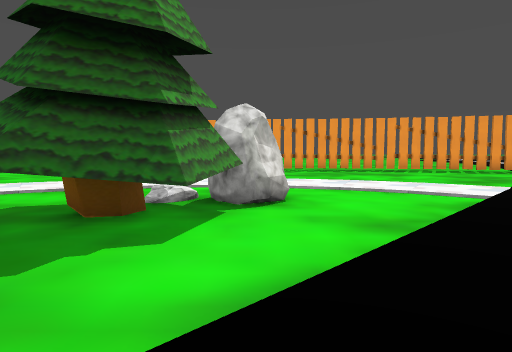
[1] (above)

24 first-person views from a walk through a level from a Godot 3-D game. The camera is 1.4 m above the floor, tilts 4° down and sees 75° across. The floor is counted in squares, 2 m on a side. Each view is taken from the middle of a square. On the plan, view 1 faces up. The plan holds only what a view shows up to about 10 squares ahead; the rest is blank. The place goes on beyond the plan. Characters and animated objects are left out.

[2]
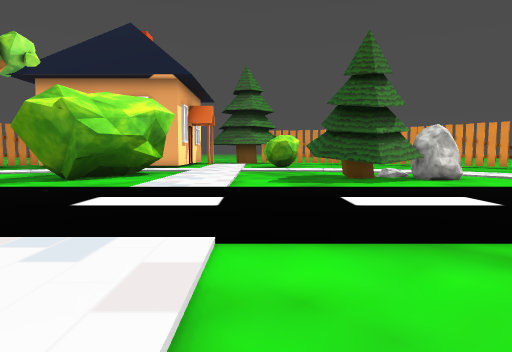

[3]
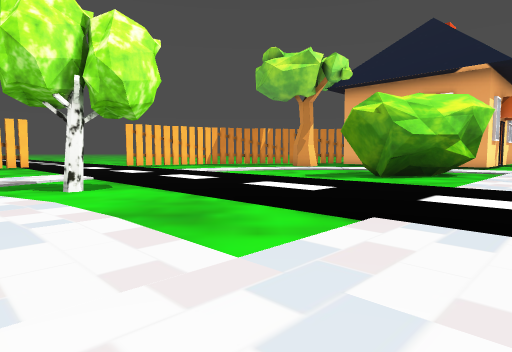

[4]
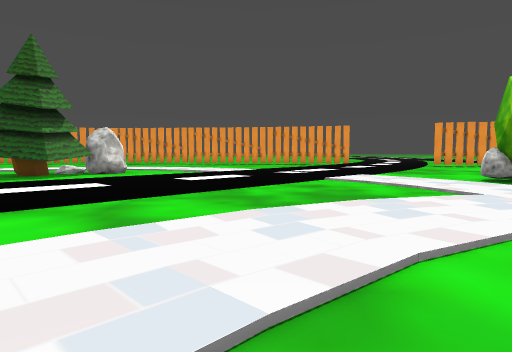

[5]
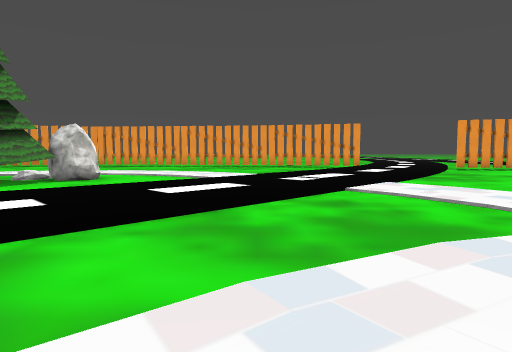

[6]
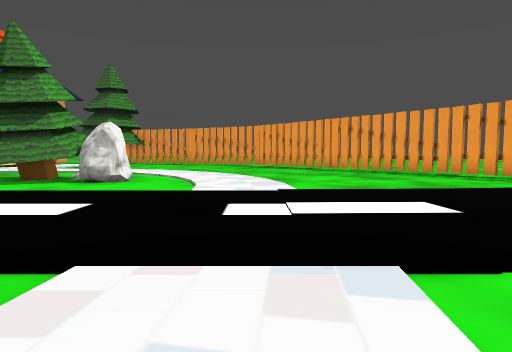

[7]
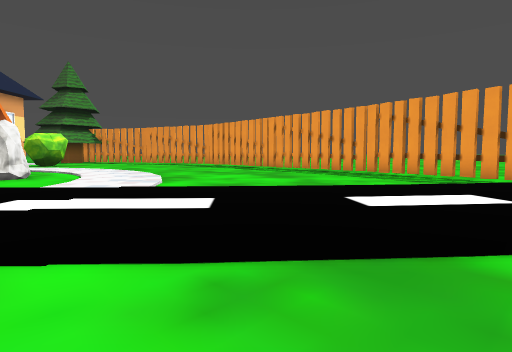

[8]
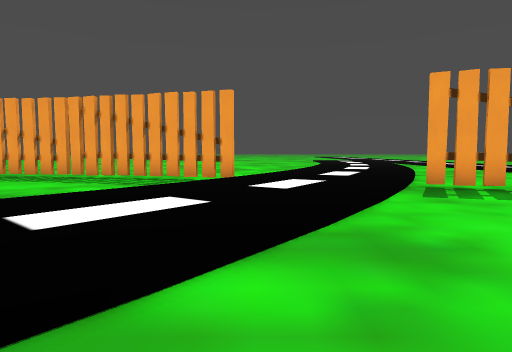

[9]
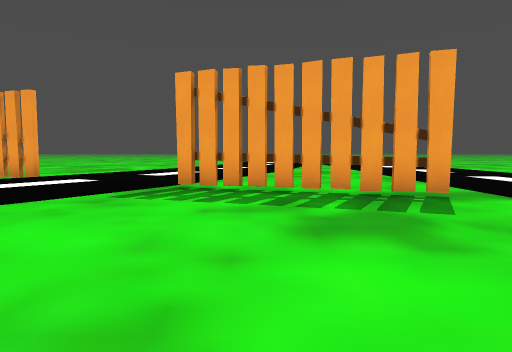

[10]
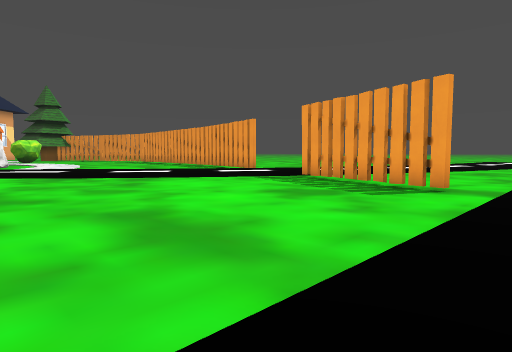

[11]
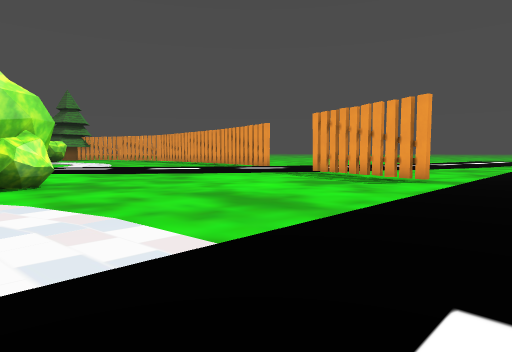

[12]
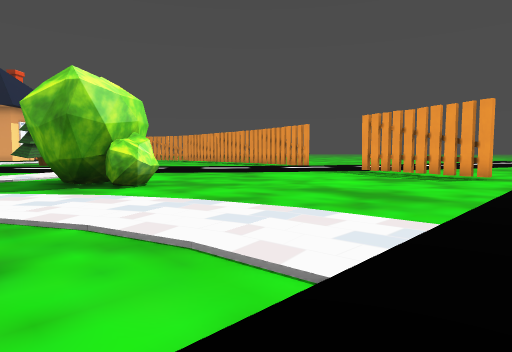

[13]
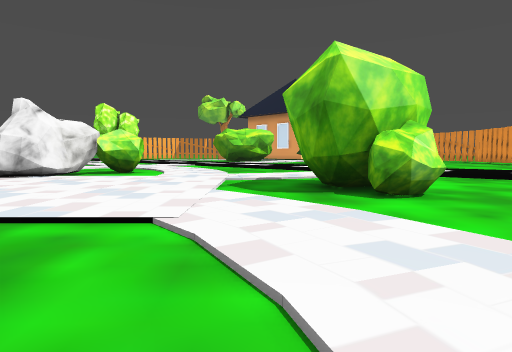

[14]
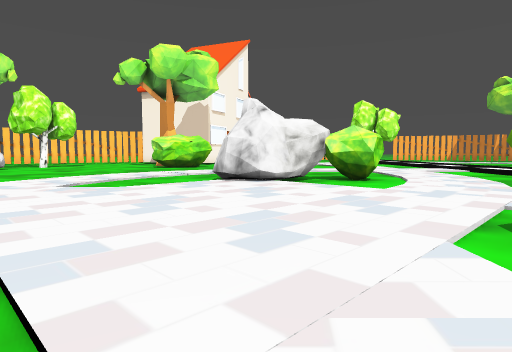

[15]
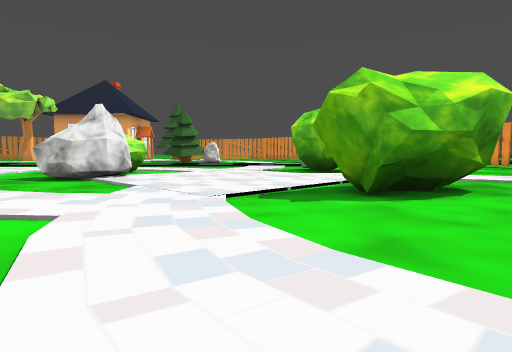

[16]
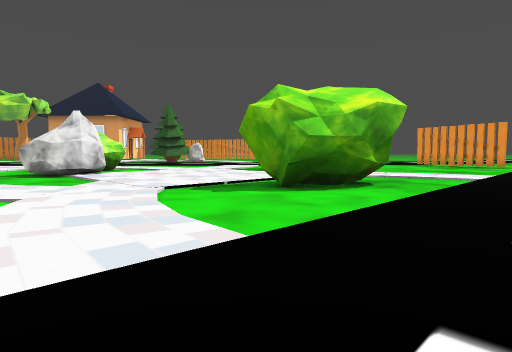

[17]
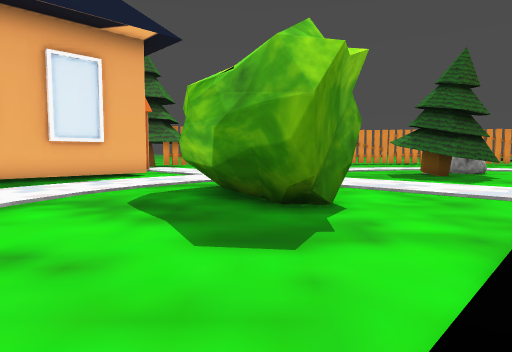

[18]
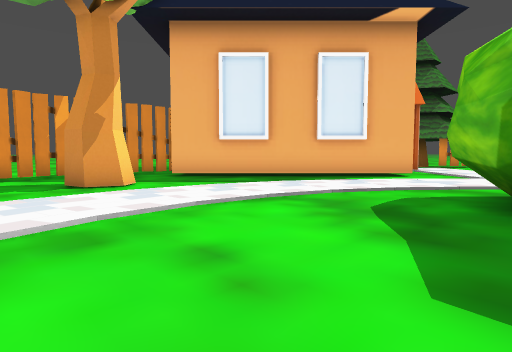

[19]
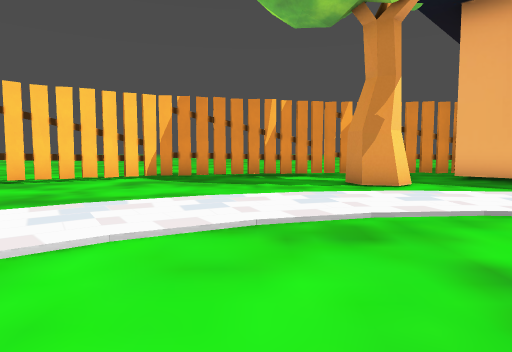

[20]
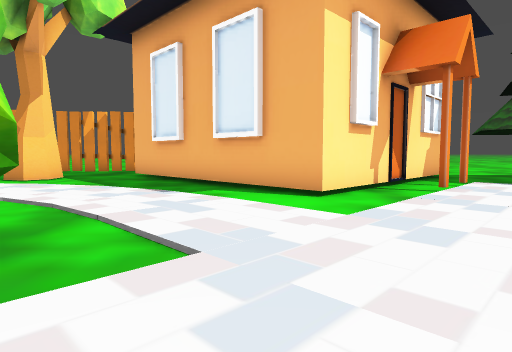

[21]
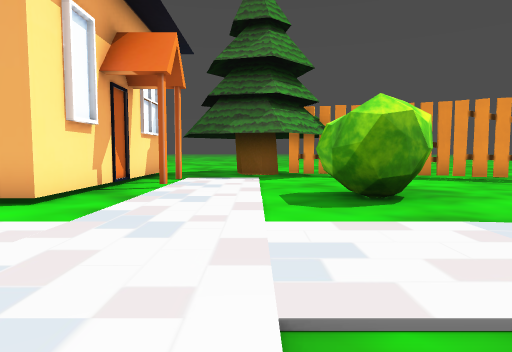

[22]
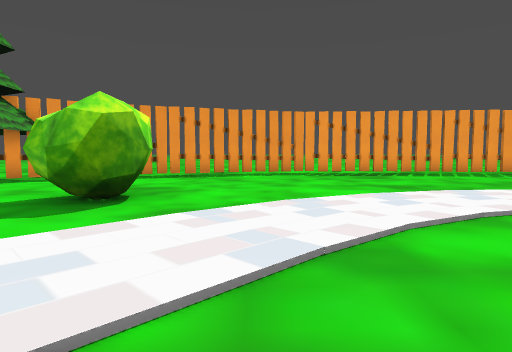

[23]
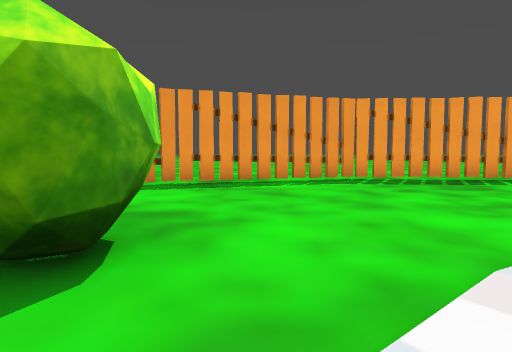

[24]
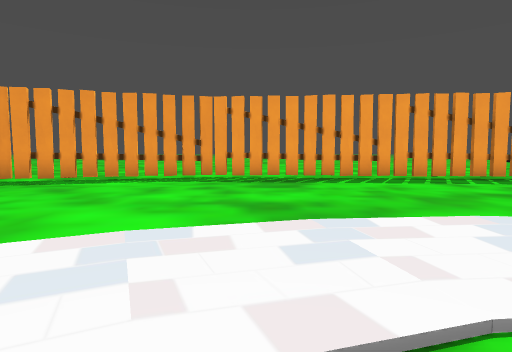

### Floor plan
Key: @ floor where view 1 was taken; # wall or solid block; x gap in a wall; . main floor; : floor 0.25 m higher than the main floor; / step, stairs or slope; R rock; T tree; H thing the floor can be seen under or through; B bush.
Columns run from 19 left of view 1 to 22 right of it. Each row starts with its distance up from view 1.
 15          ...#############....   ::
 14          ###.............#x###  ::/..../
 13           ............  ...../    /..../
 12       ##  ............  ..... :: /...../
 11      T... ...........  .....  :::.#xHH./
 10    ........................     /....HH/
  9    ...::.. #....:::::...../ :: /......./
  8    #..#::.##..:::::::::../  :::......../
  7    ##..#::...::::....::::::: :/......../
  6     ##..:::.:::...R#...::::: /........./
  5      ##..:::::....#R...: :::/........../
  4       ##..:::....##...:: ::/.........../
  3      ##..:::::..TTT..::::::::.. ##...../:
  2     ##..:::.:::.....:::::/.::.R ##..::::
  1    ##..:::.#.:::...:::  /..:::.##..::::: :
  0   ##...::. ##.:::. @:: /....::...::::../
 -1   #...::..###..:::  ::/....::::::::..../:
 -2   ....::...##...:::::/...::::::::::. #./
 -3 .x.#T.::.......  :::/..:::::.::::::. #./
 -4 .#..T.::......:: ::::.:::.BB.::::::.##./
 -5  #....::.....:::::/:::::.. R.::::::..../
 -6  #....::....:::::/..::: .   ##:::::..../
 -7  #.....::..:    /..:::       R...:::.../
 -8  ##....:::     /...::       .....::::::/
 -9  .#.....:     /...::        ....::::::::
-10   ##...       ..T:             :::...../ :

Positions as (right, up) in squares from view 1, and headings:
1: (0, 0), facing up
2: (3, -5), facing up-left
3: (3, -6), facing left
4: (5, -6), facing up
5: (5, -4), facing up
6: (9, 2), facing up-left
7: (11, 4), facing up-left
8: (11, 5), facing up
9: (16, 5), facing up
10: (21, 3), facing up-left
11: (22, 1), facing up-left
12: (21, -1), facing up-left
13: (19, 0), facing left
14: (16, 0), facing down-left
15: (20, -10), facing up-left
16: (22, -10), facing up-left
17: (-8, -7), facing up
18: (-8, -6), facing up-left
19: (-8, -6), facing left
20: (-6, 3), facing left
21: (-6, 3), facing up-left
22: (-6, 3), facing up
23: (-7, 6), facing up
24: (-3, 6), facing up
